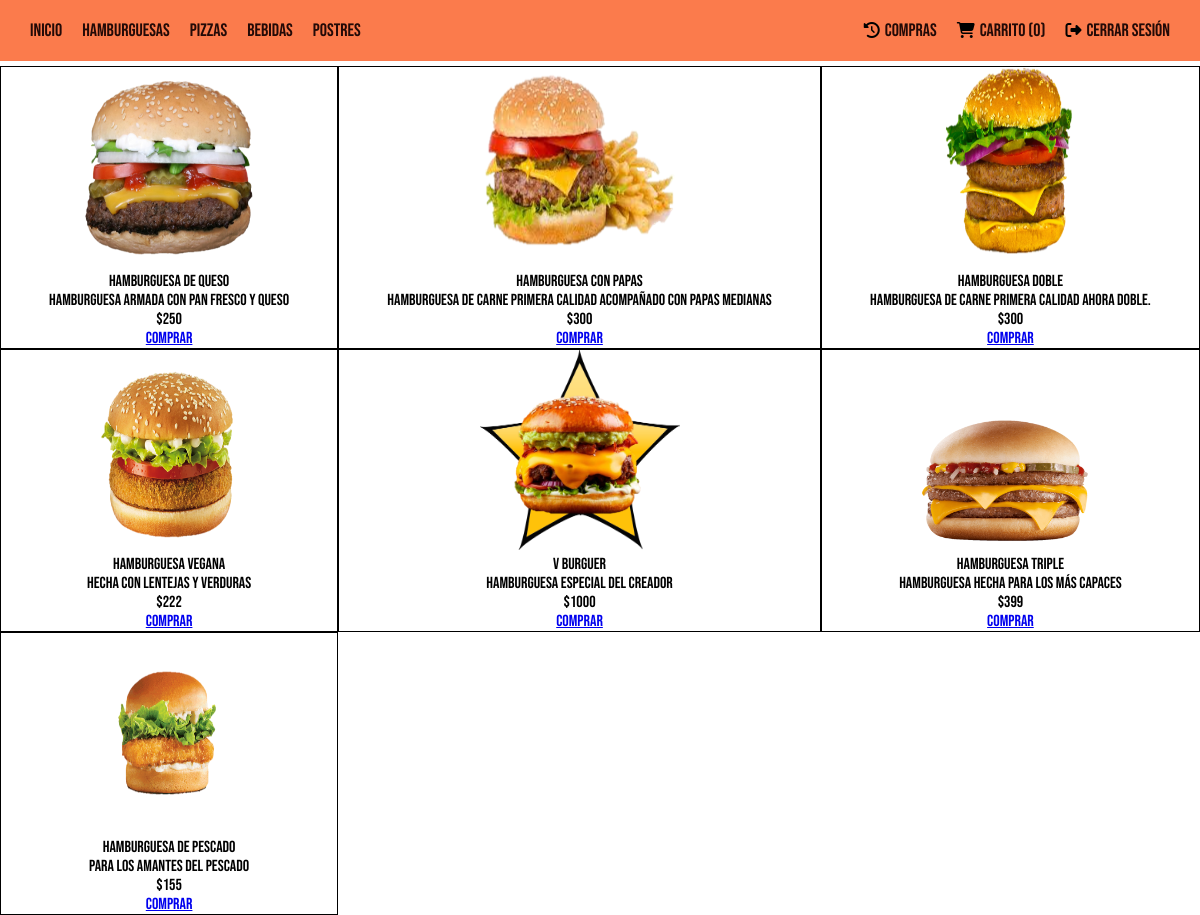
The app's page /productos/verproductos.php?eleccion=hamburguesas (signed in) with its own data.
### tables this page shows
CREATE TABLE `productos` (
  `id_producto` int(11) NOT NULL,
  `producto_nombre` varchar(32) NOT NULL,
  `producto_precio` double NOT NULL,
  `producto_descripcion` text NOT NULL,
  `tipo_producto` varchar(32) NOT NULL,
  `producto_imagen` varchar(100) NOT NULL
);

### productos/verproductos.php (the view, shortened to what this page needs)
<!DOCTYPE html>
<html>
<head>
    <link rel="stylesheet" href="../estilos/estilo_productos.css">
</head>
<body>
    <?php
    require("../conexion/conexion.php");
    include("../menu.php");
    if ($_GET['eleccion'] == "hamburguesas") {
        $producto = "hamburguesas";
    } elseif ($_GET['eleccion'] == "pizzas") {
        $producto = "pizzas";
    } elseif ($_GET['eleccion'] == "bebidas") {
        $producto = "bebidas";
    } elseif ($_GET['eleccion'] == "postres") {
        $producto = "postres";
    }
    if (isset($producto)) {
        $consulta = "SELECT * FROM productos WHERE tipo_producto LIKE '%" . "$producto" . "%'";
        $result = mysqli_query($conexion, $consulta);
    ?>
        <div class="contenedor">
            <?php
            while ($row = mysqli_fetch_array($result)) {
            ?>
                <div class="item">
                    <?php $path = $row['producto_imagen']; ?>
                    <img src=<?php echo "/tienda/productos/recursos/$path"; ?> width="200" height="200"><br>
                    <?php echo $row['producto_nombre'] ?><br>
                    <?php echo $row['producto_descripcion'] ?><br>
                    <?php echo "$" . $row['producto_precio'] ?><br>
                    <?php echo '<a class="comprarbttn" href="' . htmlspecialchars("../carrito/carrito.php?id=" . urlencode($row['id_producto']) . "&eleccion=$producto") . '" >Comprar</a>' ?>
                </div>
            <?php
            }
            ?>
        </div>
    <?php
    } else {
        echo "<h2>Debe seleccionar un producto para comprar</h2>";
    }
    ?>
</body>
</html>

### menu.php (shortened to what this page needs)
<?php
$id_user = $_SESSION['id_user'];
$consulta = "SELECT * FROM compras WHERE id_user = '$id_user' and estado_compra = 0";
$resultado = mysqli_query($conexion, $consulta);
$rows = mysqli_num_rows($resultado);
?>
<link rel="stylesheet" href="/tienda/estilos/estilo_menu.css">
<nav class="menu">
    <li class="productos li-izquierda"><a id="fuente" href="/tienda/index.php">Inicio</a></li>
    <li class="productos"><a id="fuente" href="/tienda/productos/verproductos.php?eleccion=hamburguesas">Hamburguesas</a></li>
    <li class="productos"><a id="fuente" href="/tienda/productos/verproductos.php?eleccion=pizzas">Pizzas</a></li>
    <li class="productos"><a id="fuente" href="/tienda/productos/verproductos.php?eleccion=bebidas">Bebidas</a></li>
    <li class="productos"><a id="fuente" href="/tienda/productos/verproductos.php?eleccion=postres">Postres</a></li>
    <li class="pr_derecha li-derecha"><i class="fas fa-sign-out-alt"></i><a id="fuente" href="/tienda/login/cerrarsesion.php">Cerrar Sesión</a></li>
    <li class="pr_derecha"><i class="fas fa-shopping-cart"></i><a id="fuente" href="/tienda/carrito/vercarrito.php">Carrito (<?php echo $rows ?>)</a></li>
    <li class="pr_derecha "><i class="fas fa-history"></i><a id="fuente" href="/tienda/carrito/historialcompras.php">Compras</a></li>
</nav>

### estilos/estilo_productos.css (style rules this page uses)
* { padding: 0; margin: 0; }
.contenedor { display: grid; grid-template-columns: auto auto auto; text-align: center; }
.item { border: 1px black solid; width: auto; }

### estilos/estilo_menu.css (style rules this page uses)
* { padding: 0; margin: 0; font-family: 'Bebas Neue', cursive; }
.menu { display: inline-block; width: 100%; background: rgb(251, 123, 76); text-align: center; display: inline-block; padding-top: 20px; padding-bottom: 20px; }
.menu .productos { float: left; display: block; padding-left: 10px; padding-right: 10px; }
.menu .pr_derecha { display: block; float: right; padding-left: 10px; padding-right: 10px; }
.li-izquierda { margin-left: 20px; }
.li-derecha { margin-right: 20px; }
#fuente { color: rgba(20, 2, 2, 0.938); font-size: 18px; text-decoration: none; }
i { margin-right: 5px; }
body { width: 100%; position: relative; }

### records on screen
productos: producto_imagen (picture), producto_nombre "Hamburguesa de queso", producto_descripcion "Hamburguesa armada con pan fresco y queso", producto_precio "250"
productos: producto_imagen (picture), producto_nombre "Hamburguesa con papas", producto_descripcion "Hamburguesa de carne primera calidad acompañado con papas medianas", producto_precio "300"
productos: producto_imagen (picture), producto_nombre "Hamburguesa doble", producto_descripcion "Hamburguesa de carne primera calidad ahora doble.", producto_precio "300"
productos: producto_imagen (picture), producto_nombre "Hamburguesa vegana", producto_descripcion "Hecha con lentejas y verduras", producto_precio "222"
productos: producto_imagen (picture), producto_nombre "V Burguer", producto_descripcion "Hamburguesa especial del creador", producto_precio "1000"
productos: producto_imagen (picture), producto_nombre "Hamburguesa triple", producto_descripcion "Hamburguesa hecha para los más capaces", producto_precio "399"
productos: producto_imagen (picture), producto_nombre "Hamburguesa de pescado", producto_descripcion "Para los amantes del pescado", producto_precio "155"

### other values on screen
$rows "0"
